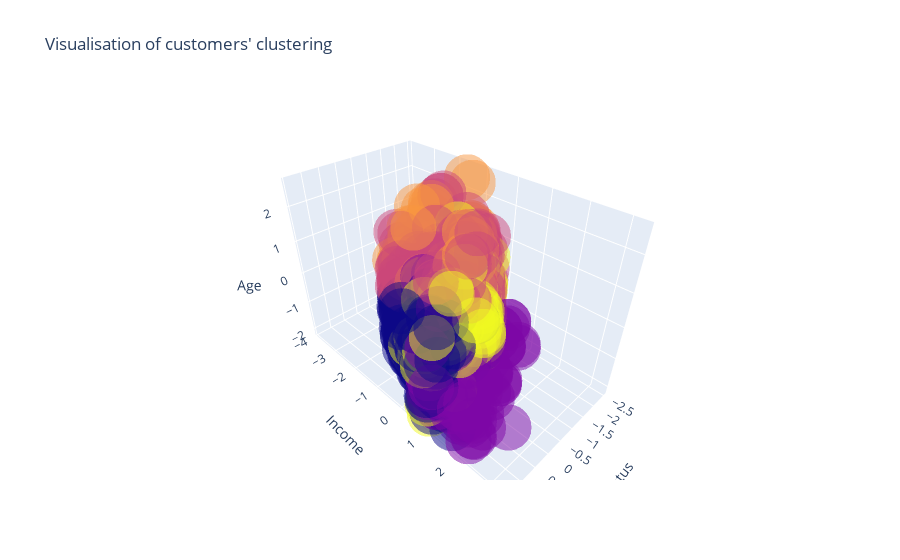

Here is the notebook cell this chart was saved with:
### Markdown cell above
We conclude here that the optimal cluster size that yields the best model performance is $5$. Finally we display a 3D visualization of our model, by considering $3$ out of $4$ feature parameters. We can clearly see that data converge around $5$ clusters.

### Code cell
optimal_cluster_size = clusters_arr[np.argmin(kmeans_score)]
print(f"Optimal cluster size derived from evaluation: {optimal_cluster_size}")

final_model = KMeans(n_clusters=optimal_cluster_size,random_state=0)
final_model.fit(scaled_data)
dfscaled["Labels"] = final_model.labels_

visualize_data = go.Scatter3d(x=dfscaled.Status,y=dfscaled.Income,z=dfscaled.Age,mode="markers",marker=dict(color=dfscaled.Labels,size=16),opacity=0.5)
visualize_layout = go.Layout(title="Visualisation of customers' clustering",scene=dict(xaxis=dict(title="Status"),yaxis=dict(title="Income"),zaxis=dict(title="Age")))
kmeans3dplot = go.Figure(data=visualize_data,layout=visualize_layout)
kmeans3dplot.show()

### Figure 1 — Plotly figure (JSON) as saved in the notebook; plotly's stock layout.template omitted (floating-point values rounded to 4 significant figures; data arrays with more than 128 entries replaced by an {"elided": "..."} marker saying what was removed)
{"data": [{"marker": {"color": {"elided": "2000 int values"}, "size": 16}, "mode": "markers", "opacity": 0.5, "type": "scatter3d", "x": {"elided": "2000 float values"}, "y": {"elided": "2000 float values"}, "z": {"elided": "2000 float values"}}], "layout": {"scene": {"xaxis": {"title": {"text": "Status"}}, "yaxis": {"title": {"text": "Income"}}, "zaxis": {"title": {"text": "Age"}}}, "title": {"text": "Visualisation of customers' clustering"}}}
